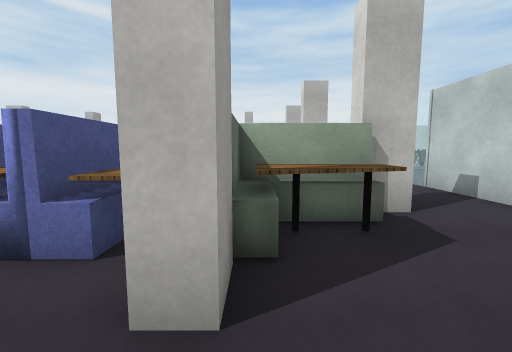
view 1 (above)

19 first-person views from a walk through a Unity game level. The camera is 1.2 m above the floor, tilts 6° down and sees 90° across. The floor is counted in squares, 1 m on a side. Each view is taken from the middle of a square. On the plan, view 1 faces up. The plan holds only what a view shows up to about 12 squares ahead; the rest is blank. The place goes on beyond the plan. Surface patterns are stand-ins for the level's own textures.

view 2
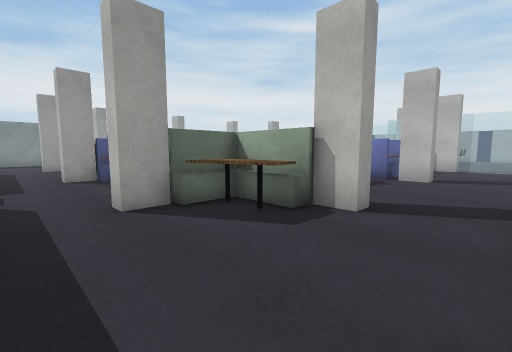

view 3
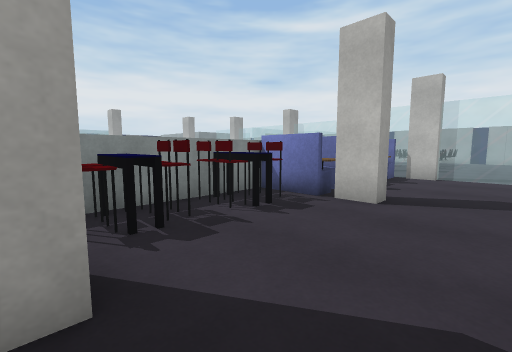

view 4
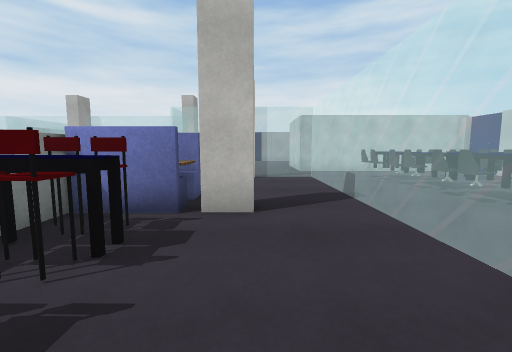

view 5
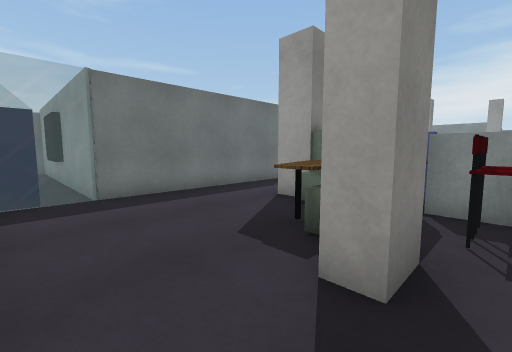

view 6
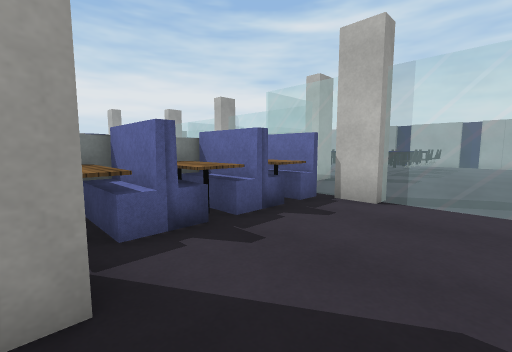

view 7
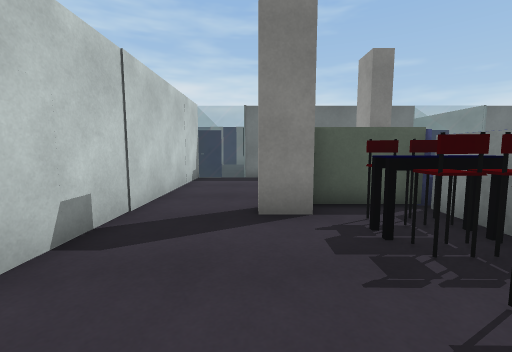

view 8
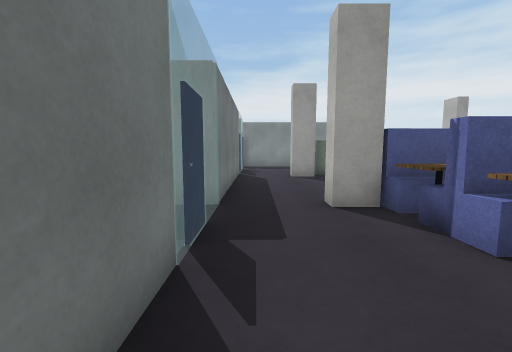

view 9
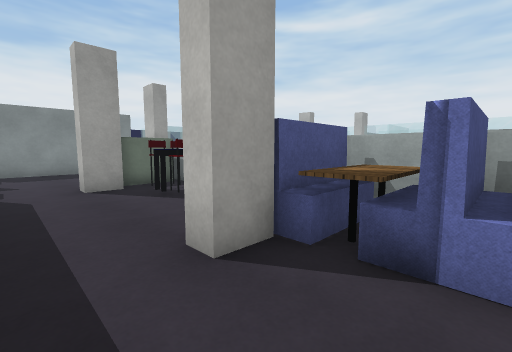

view 10
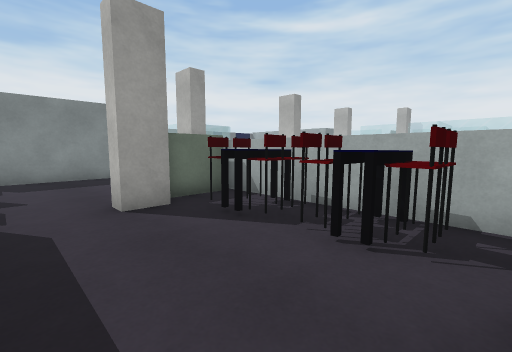

view 11
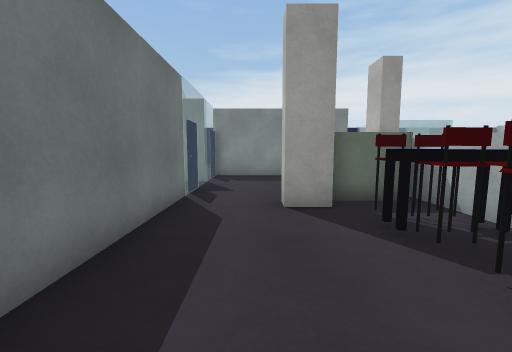

view 12
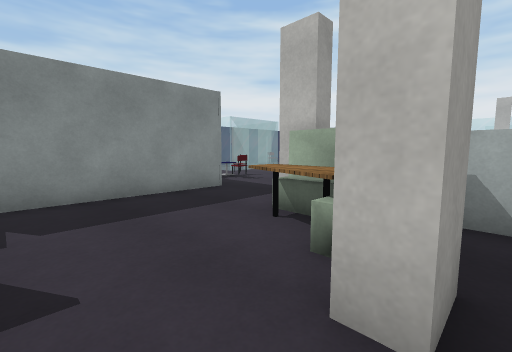

view 13
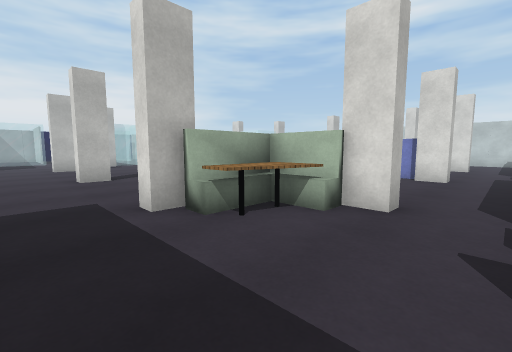

view 14
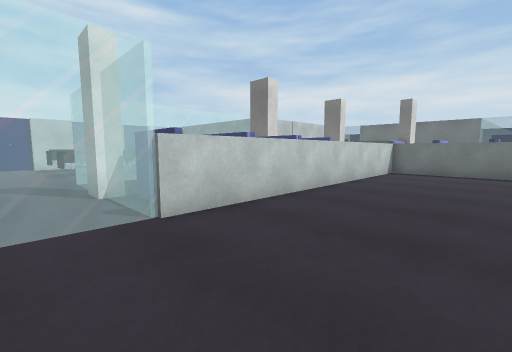

view 15
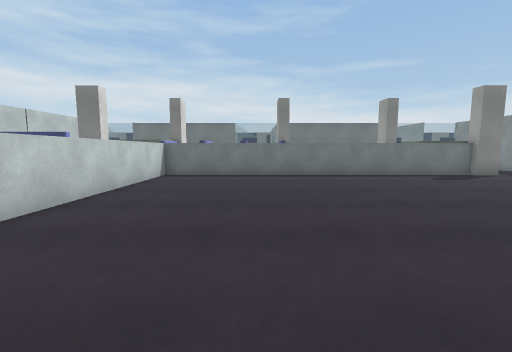

view 16
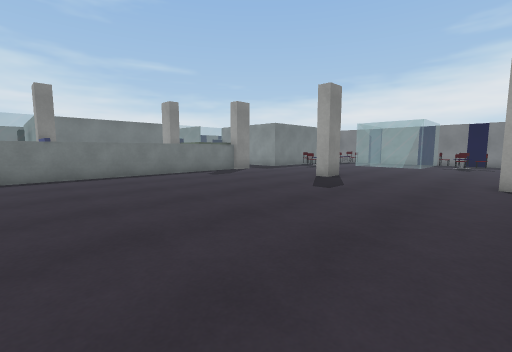

view 17
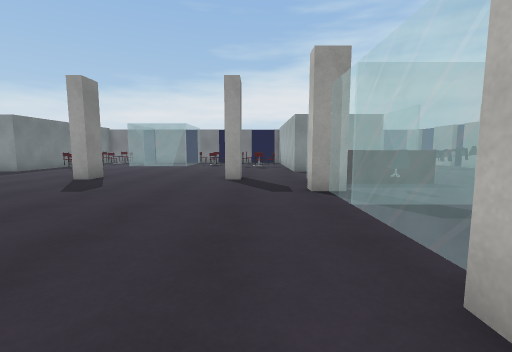

view 18
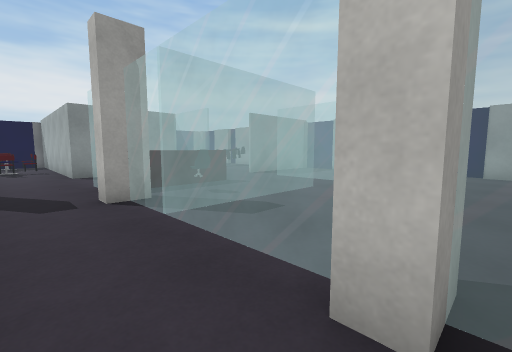

view 19
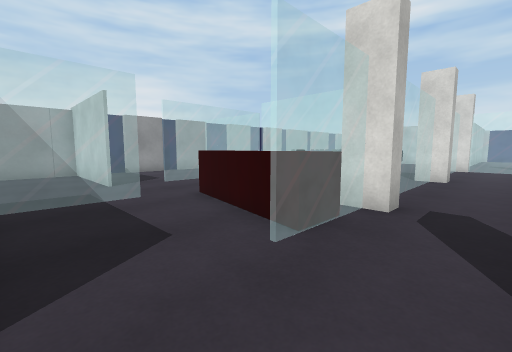

### Floor plan
Key: @ floor where view 1 was taken; # wall or solid block; . floor; = window, fence, low wall or low ledge; ^ raised ledge; C chair; S sofa; T table; O other object.
Columns run from 19 left of view 1 to 8 right of it. Each row starts with its distance up from view 1.
 32  ####       ##
 31  ...#.      ..
 30  ...#..     ..
 29  ...#...    ..
 28  ...#....   ..
 27  .....===   ..         ..
 26  .........  ..        ...
 25  ===.....=  ..      OO...
 24  ....O...=. ..      OO...
 23  ....O...=.  .      O....
 22  ....OCC.=.. .       ....
 21 #...OO...=....       ....
 20 #...==========  = =. ....
 19 ..................=.........
 18 ..................=.........
 17 ...#..............#======..C
 16 ..................#SS....=.O
 15 ..................#SS....=.C
 14 ..................#SS....=.C
 13  .................#SS....=.T
 12  .................#SS....=.C
 11  ..#..............#SS#...=..
 10  .................#CC....=.
  9  .................#CC....=
  8 ..................#CC....#
  7 ..................#CC....#
  6 ..................#CC....#
  5 #..###################...#
  4 #...^^^.CCCC.SS SSS^^^...#
  3 #...^^^#CCCC#SSSSSS^^....#
  2 #.....##....##....##.....#
  1 #........................#
  0 #..................@.....#
 -1 #=====#######===#######==#
 -2   ##        #         #
 -3                       #

Where each view was taken, in squares from view 1:
view 1: 0 up, 0 right, facing up
view 2: 0 up, 5 right, facing up-left
view 3: 5 up, 5 right, facing up-left
view 4: 6 up, 3 right, facing up
view 5: 6 up, 5 right, facing down-left
view 6: 11 up, 5 right, facing up-left
view 7: 10 up, 3 right, facing down
view 8: 0 up, 1 left, facing left
view 9: 0 up, 4 left, facing up-left
view 10: 0 up, 7 left, facing up-left
view 11: 1 up, 7 left, facing left
view 12: 0 up, 12 left, facing up-left
view 13: 0 up, 18 left, facing up-right
view 14: 19 up, 5 left, facing down-right
view 15: 17 up, 5 left, facing down
view 16: 17 up, 5 left, facing down-left
view 17: 18 up, 5 left, facing left
view 18: 18 up, 6 left, facing up-left
view 19: 18 up, 18 left, facing up-right
